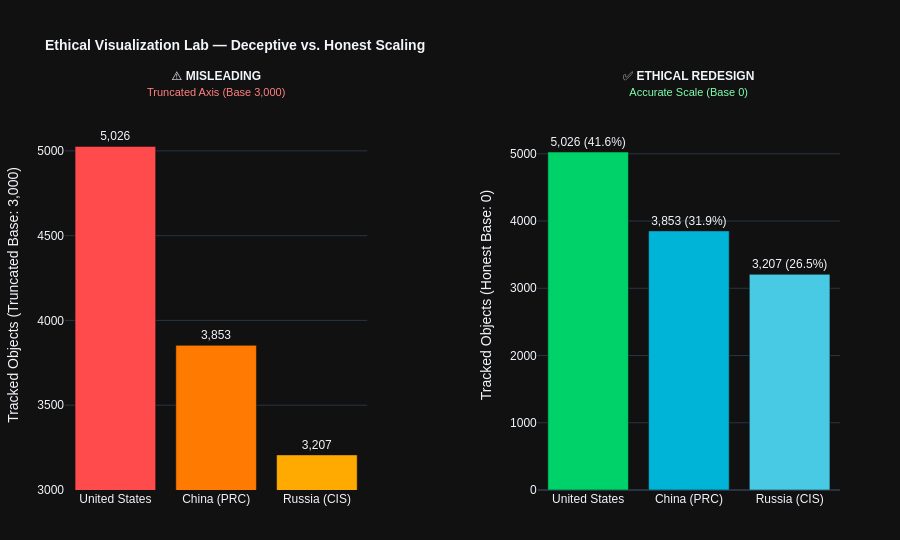

The notebook cell saved with this chart:
### Markdown cell above
## 6. Ethical Visualization Case Study (Course Rubric Requirement)
### Intentionally Misleading Visualization vs. Ethical Redesign
Under the course assignment rubric, students must demonstrate ethical visual communication by producing an intentionally misleading visualization and its principled redesign.

#### The Misleading Technique: Truncated Y-Axis
- **Distortion:** Setting the vertical axis baseline to 3,000 rather than 0.
- **Deception:** The visual bar height of the United States (5,026 - 3,000 = 2,026 px) appears almost **10 times taller** than Russia (3,207 - 3,000 = 207 px), creating an extreme visual illusion that the US is generating unprecedentedly massive debris volumes compared to its peers.
- **The True Reality:** Mathematically, the US has only **1.56 times** as many objects as Russia.
- **Tufte Lie Factor:**  
  $$\text{Lie Factor} = \frac{\text{Size of effect shown in graphic}}{\text{Size of effect in data}} = \frac{(2026/207)}{(5026/3207)} = \frac{9.78}{1.56} \approx 6.27$$
  A Lie Factor of 6.27 represents severe, unethical distortion (> 1.05 indicates distortion).

### Code cell
# Ethical Case Study: Side-by-Side Misleading vs. Ethical Redesign
top3_data = pd.DataFrame({
    'Country': ['United States', 'China (PRC)', 'Russia (CIS)'],
    'Objects': [5026, 3853, 3207]
})

fig_ethics = make_subplots(
    rows=1, cols=2,
    subplot_titles=(
        "⚠️ <b>MISLEADING</b><br><span style='font-size:11px;color:#FF8080;'>Truncated Axis (Base 3,000)</span>",
        "✅ <b>ETHICAL REDESIGN</b><br><span style='font-size:11px;color:#80FFB0;'>Accurate Scale (Base 0)</span>"
    ),
    horizontal_spacing=0.22
)

# Misleading Bar
fig_ethics.add_trace(
    go.Bar(x=top3_data['Country'], y=top3_data['Objects'],
           marker_color=['#FF4B4B', '#FF7A00', '#FFAA00'],
           text=[f"{v:,}" for v in top3_data['Objects']], textposition='outside', showlegend=False),
    row=1, col=1
)

# Ethical Bar
fig_ethics.add_trace(
    go.Bar(x=top3_data['Country'], y=top3_data['Objects'],
           marker_color=['#00D26A', '#00B4D8', '#48CAE4'],
           text=[f"{v:,} ({v/top3_data['Objects'].sum():.1%})" for v in top3_data['Objects']],
           textposition='outside', showlegend=False),
    row=1, col=2
)

fig_ethics.update_yaxes(title_text="Tracked Objects (Truncated Base: 3,000)", range=[3000, 5300], row=1, col=1)
fig_ethics.update_yaxes(title_text="Tracked Objects (Honest Base: 0)", range=[0, 5800], row=1, col=2)
fig_ethics.update_layout(
    template="plotly_dark",
    height=540,
    margin=dict(t=100, b=50, l=60, r=60),
    title=dict(text="<b>Ethical Visualization Lab — Deceptive vs. Honest Scaling</b>", font=dict(size=14)),
    font=dict(family="Arial, sans-serif")
)
for a in fig_ethics['layout']['annotations']:
    if 'MISLEADING' in a['text'] or 'ETHICAL' in a['text']:
        a['font'] = dict(size=12)
fig_ethics.show()

### Figure 1 — Plotly figure (JSON) as saved in the notebook; plotly's stock layout.template omitted (floating-point values rounded to 4 significant figures)
{"data": [{"marker": {"color": ["#FF4B4B", "#FF7A00", "#FFAA00"]}, "showlegend": false, "text": ["5,026", "3,853", "3,207"], "textposition": "outside", "type": "bar", "x": ["United States", "China (PRC)", "Russia (CIS)"], "xaxis": "x", "y": [5026, 3853, 3207], "yaxis": "y"}, {"marker": {"color": ["#00D26A", "#00B4D8", "#48CAE4"]}, "showlegend": false, "text": ["5,026 (41.6%)", "3,853 (31.9%)", "3,207 (26.5%)"], "textposition": "outside", "type": "bar", "x": ["United States", "China (PRC)", "Russia (CIS)"], "xaxis": "x2", "y": [5026, 3853, 3207], "yaxis": "y2"}], "layout": {"annotations": [{"font": {"size": 12}, "showarrow": false, "text": "⚠️ <b>MISLEADING</b><br><span style='font-size:11px;color:#FF8080;'>Truncated Axis (Base 3,000)</span>", "x": 0.195, "xanchor": "center", "xref": "paper", "y": 1.0, "yanchor": "bottom", "yref": "paper"}, {"font": {"size": 12}, "showarrow": false, "text": "✅ <b>ETHICAL REDESIGN</b><br><span style='font-size:11px;color:#80FFB0;'>Accurate Scale (Base 0)</span>", "x": 0.805, "xanchor": "center", "xref": "paper", "y": 1.0, "yanchor": "bottom", "yref": "paper"}], "font": {"family": "Arial, sans-serif"}, "height": 540, "margin": {"b": 50, "l": 60, "r": 60, "t": 100}, "title": {"font": {"size": 14}, "text": "<b>Ethical Visualization Lab — Deceptive vs. Honest Scaling</b>"}, "xaxis": {"anchor": "y", "domain": [0.0, 0.39]}, "xaxis2": {"anchor": "y2", "domain": [0.61, 1.0]}, "yaxis": {"anchor": "x", "domain": [0.0, 1.0], "range": [3000, 5300], "title": {"text": "Tracked Objects (Truncated Base: 3,000)"}}, "yaxis2": {"anchor": "x2", "domain": [0.0, 1.0], "range": [0, 5800], "title": {"text": "Tracked Objects (Honest Base: 0)"}}}}
